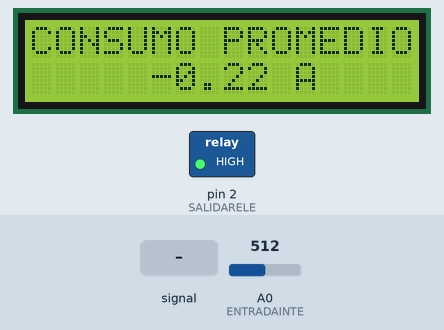
Bench run of a sketch on a simulated Arduino Uno, built with avr-gcc and run on an emulated ATmega328P. Parts: 16×2 character LCD, switched loads named in the sketch (green lamp = pin HIGH). The test bench sets the inputs (shaded band); at power-on: A0 (ENTRADAINTE) = 512. What the sketch prints to the serial monitor is not drawn.

Above: at 3.2 s.
3.3 s: A0 (ENTRADAINTE) fed a 2 Hz sine of ±306 counts around its level
At 4.3 s:
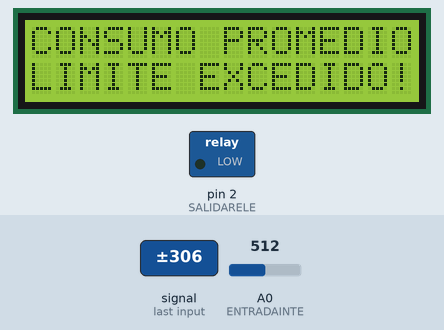
At 18.49 s:
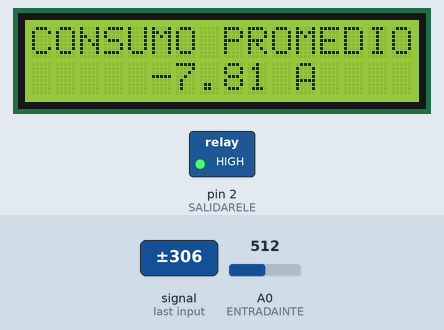
Timing chart, 0 to 27.4 s (numbered marks = the images above; inputs shaded):
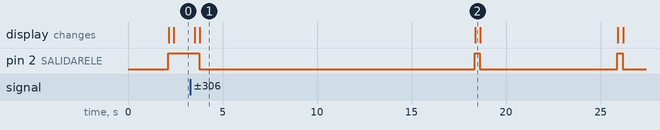

Measured:
- after the input at 3.3 s, pin 2 (SALIDARELE): goes LOW 14.6 s, HIGH 0.27 s, LOW 7.3 s, HIGH 0.27 s, then LOW, starting after 0.47 s; the display: first changes after 0.22 s (image 1 shows a later state)
- what the display in image 1 shows lasts 14.6 s, from 3.8 s to 18.4 s

The sketch:

medidor-corriente-continua-2.ino
```cpp
/*
  amp_acs712.pde
http://www.leandroruiz.com/blog/amperimetro-con-arduino/
He modificado la formula de modo que ahora
 Funciona muy bien.

FUENTE: https://www.diarioelectronicohoy.com/blog/sensor-de-corriente-acs712
*/

//Librerias para pantalla LCD con modulo I2C
#include <Wire.h>
#include <LiquidCrystal_I2C.h>

//Crear el objeto lcd  dirección  0x3F y 16 columnas x 2 filas
LiquidCrystal_I2C lcd(0x3F,16,2);  //

const float OFFSET = -0.26; //Desplazamiento del cero como correccion de errores
const int CANT_MUESTRAS = 500; //Cantidad de muestreos para calcular consumo promedio
const int ZERO = 512; //Valor analogico como cero absoluto de intensidad
const int ENTRADAINTE = A0; //Intensidad medida
const int SALIDARELE = 2; //Señal de salida rele
const float LIM_INT = 0.10; //Limite de consumo
const float MS_DELAY = 0.12; //Minutos de espera para habilitar carga apagada por proteccion
const int MS_CHECK = 200; //Milisegundos de espera para medir

long Sensor = 0; //Variable de lectura analogica del sensor

void setup() {
  Serial.begin(9600);
  pinMode(ENTRADAINTE, INPUT);
  pinMode(SALIDARELE, OUTPUT);
  digitalWrite(ENTRADAINTE, LOW); //Inhabilita la carga hasta inicializar
  Serial.println("------------------");
  Serial.println(" AMPERIMETRO DC");
  Serial.println("Max. Corriente: 30A");
  lcd.init(); // Inicializar el LCD
  lcd.backlight(); //Encender la luz de fondo.
  lcd.setCursor(0, 0);
  lcd.print("CONSUMO PROMEDIO");
  delay(2000);
  digitalWrite(ENTRADAINTE, HIGH); //Habilita la carga
}

void loop() {
  // Realizamos la medida
  // long Sensor = 0;
  for(int i = 0; i < CANT_MUESTRAS; i++){
   Sensor += analogRead(ENTRADAINTE);
  }
  Sensor /= CANT_MUESTRAS; // promedio
  float Intensidad = (5.0*(float)(Sensor-ZERO)/1024.0)*CANT_MUESTRAS/66; // la condición es
  // que el valor de Zero sea el que lee el sensor.
  Intensidad += OFFSET; //A la intensidad promedio se le agrega el offset

  if(Intensidad>LIM_INT)
  {
    digitalWrite(SALIDARELE,LOW);

    Serial.println("CONSUMO LIMITE EXCEDIDO!");

    lcd.setCursor(0, 1);
    lcd.print("LIMITE EXCEDIDO!");
    lcd.print("APAGADA CARGA");

    delay(MS_DELAY*1000*60);
  }
  else
  {
    digitalWrite(SALIDARELE,HIGH);

    Serial.print("Intensidad: ");
    Serial.print(Intensidad);
    Serial.println(" A");

    lcd.setCursor(0, 1);
    lcd.print("     ");
    lcd.print(Intensidad);
    lcd.print(" A       ");

    // Esperamos un poco
    delay(MS_CHECK);
  }
}
```
